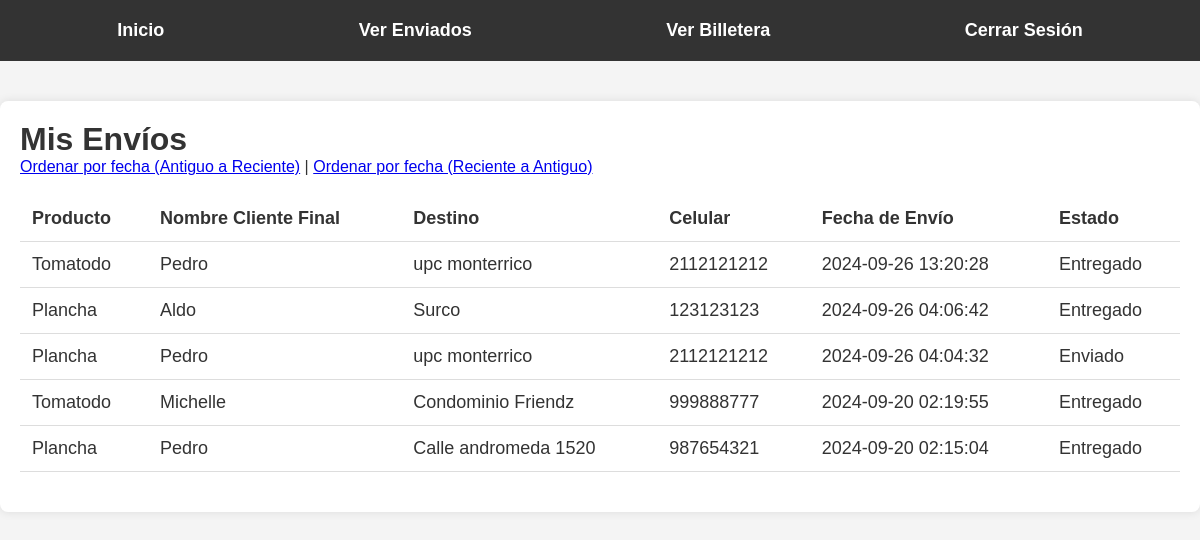
Page /enviados (signed in) on the committed database.
### tables this page shows
CREATE TABLE envios (
            id INTEGER PRIMARY KEY AUTOINCREMENT,
            producto_id INTEGER,
            nombre_cliente TEXT,
            destino TEXT,
            celular TEXT,
            entregado BOOLEAN DEFAULT 0, fecha_envio TEXT, usuario_id INTEGER, estado TEXT DEFAULT 'Enviado',
            FOREIGN KEY(producto_id) REFERENCES productos(id)
        );

CREATE TABLE productos (
            id INTEGER PRIMARY KEY AUTOINCREMENT,
            nombre TEXT,
            precio REAL,
            imagen TEXT
        );

### app.py (the view)
@app.route('/enviados')
def ver_enviados():
    if 'user_role' in session and session['user_role'] == 'cliente':
        conn = obtener_conexion()
        cursor = conn.cursor()
        orden = request.args.get('orden', 'desc')  # Por defecto 'desc' para ordenar de más reciente a más antiguo
        if orden == 'asc':
            cursor.execute("""
                SELECT e.id, p.nombre AS producto_nombre, e.nombre_cliente, e.destino, e.celular,
                       e.fecha_envio, e.estado
                FROM envios e
                JOIN productos p ON e.producto_id = p.id
                WHERE e.usuario_id = ?
                ORDER BY e.fecha_envio ASC
            """, (session['user_id'],))
        else:
            cursor.execute("""
                SELECT e.id, p.nombre AS producto_nombre, e.nombre_cliente, e.destino, e.celular,
                       e.fecha_envio, e.estado
                FROM envios e
                JOIN productos p ON e.producto_id = p.id
                WHERE e.usuario_id = ?
                ORDER BY e.fecha_envio DESC
            """, (session['user_id'],))
        envios = cursor.fetchall()
        conn.close()
        return render_template('enviados_cliente.html', envios=envios, orden=orden)
    else:
        return redirect(url_for('login'))

### app.py (called while the page is built)
def obtener_conexion():
    conn = sqlite3.connect('tienda.db')
    conn.row_factory = sqlite3.Row
    return conn

### templates/enviados_cliente.html (shortened to what this page needs)
<!DOCTYPE html>
<html lang="es">
<head>
    <link rel="stylesheet" href="{{ url_for('static', filename='style.css') }}">
</head>
<body>
    <nav>
        <ul>
            <li><a href="{{ url_for('cliente_panel') }}">Inicio</a></li>
            <li><a href="{{ url_for('ver_enviados') }}">Ver Enviados</a></li>
            <li><a href="{{ url_for('billetera') }}">Ver Billetera</a></li>
            <li><a href="{{ url_for('logout') }}">Cerrar Sesión</a></li>
        </ul>
    </nav>
    <div class="container">
        <h1>Mis Envíos</h1>
        <div class="ordenar">
            <a href="{{ url_for('ver_enviados', orden='asc') }}">Ordenar por fecha (Antiguo a Reciente)</a> |
            <a href="{{ url_for('ver_enviados', orden='desc') }}">Ordenar por fecha (Reciente a Antiguo)</a>
        </div>
        <table>
            <thead>
                <tr>
                    <th>Producto</th>
                    <th>Nombre Cliente Final</th>
                    <th>Destino</th>
                    <th>Celular</th>
                    <th>Fecha de Envío</th>
                    <th>Estado</th>
                </tr>
            </thead>
            <tbody>
                {% for envio in envios %}
                <tr>
                    <td>{{ envio['producto_nombre'] }}</td>
                    <td>{{ envio['nombre_cliente'] }}</td>
                    <td>{{ envio['destino'] }}</td>
                    <td>{{ envio['celular'] }}</td>
                    <td>{{ envio['fecha_envio'] }}</td>
                    <td>{{ envio['estado'] }}</td>
                </tr>
                {% endfor %}
            </tbody>
        </table>
    </div>
</body>
</html>

### static/style.css (style rules this page uses)
* { margin: 0; padding: 0; box-sizing: border-box; }
body { font-family: 'Arial', sans-serif; background-color: #f4f4f4; margin: 0; padding: 0; color: #333; }
.container { max-width: 1200px; margin: 40px auto; padding: 20px; background-color: white; border-radius: 8px; box-shadow: 0 0 10px rgba(0, 0, 0, 0.1); }
nav { background-color: #333; padding: 20px; position: sticky; top: 0; z-index: 1000; }
nav ul { list-style-type: none; display: flex; justify-content: space-around; margin: 0; }
nav ul li { display: inline; }
nav ul li a { color: white; text-decoration: none; font-size: 18px; padding: 10px 20px; font-weight: bold; }
table { width: 100%; border-collapse: collapse; margin: 20px 0; font-size: 18px; text-align: left; }
table th, table td { padding: 12px; border-bottom: 1px solid #ddd; }
.ordenar { margin-bottom: 15px; }

### rows in the picture
envios: producto_nombre "Tomatodo", nombre_cliente "Pedro", destino "upc monterrico", celular "2112121212", fecha_envio "2024-09-26 13:20:28", estado "Entregado"
envios: producto_nombre "Plancha", nombre_cliente "Aldo", destino "Surco", celular "123123123", fecha_envio "2024-09-26 04:06:42", estado "Entregado"
envios: producto_nombre "Plancha", nombre_cliente "Pedro", destino "upc monterrico", celular "2112121212", fecha_envio "2024-09-26 04:04:32", estado "Enviado"
envios: producto_nombre "Tomatodo", nombre_cliente "Michelle", destino "Condominio Friendz", celular "999888777", fecha_envio "2024-09-20 02:19:55", estado "Entregado"
envios: producto_nombre "Plancha", nombre_cliente "Pedro", destino "Calle andromeda 1520", celular "987654321", fecha_envio "2024-09-20 02:15:04", estado "Entregado"
